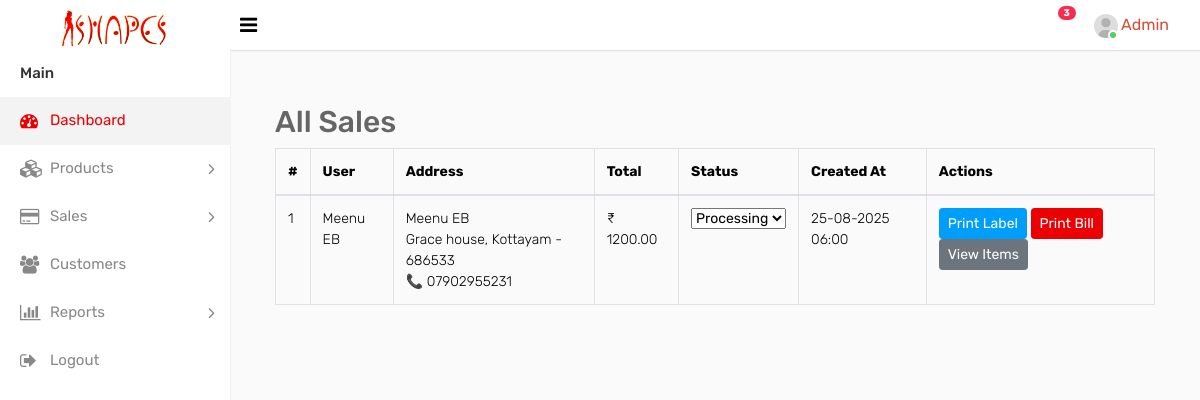
/sales/all/, run on the app's committed database.
### Shape_App/models.py (models this page shows, shortened)
class Order(models.Model):
    user = models.ForeignKey("tbl_Signup", on_delete=models.CASCADE, related_name="orders")
    address = models.ForeignKey(Address, on_delete=models.SET_NULL, null=True, blank=True)
    created_at = models.DateTimeField(auto_now_add=True)
    updated_at = models.DateTimeField(auto_now=True)
    razorpay_order_id = models.CharField(max_length=255, blank=True, null=True)
    razorpay_payment_id = models.CharField(max_length=255, blank=True, null=True)
    razorpay_signature = models.CharField(max_length=255, blank=True, null=True)
    status_choices = [
        ("Pending", "Pending"),
        ("Processing", "Processing"),
        ("Shipped", "Shipped"),
        ("Delivered", "Delivered"),
        ("Cancelled", "Cancelled"),
    ]
    status = models.CharField(max_length=20, choices=status_choices, default="Pending")
    total_price = models.DecimalField(max_digits=10, decimal_places=2, default=0)

class tbl_Signup(models.Model):
    fullname=models.CharField(max_length=100,null=True)
    email=models.EmailField(null=True)
    password=models.CharField(max_length=100,null=True)
    created_at = models.DateTimeField(auto_now_add=True)
    updated_at = models.DateTimeField(auto_now=True)

class Address(models.Model):
    user = models.ForeignKey("tbl_Signup", on_delete=models.CASCADE, related_name="addresses")
    full_name = models.CharField(max_length=200)
    phone = models.CharField(max_length=15)
    pincode = models.CharField(max_length=10)
    house_name = models.CharField(max_length=200)
    city = models.CharField(max_length=100)
    state = models.CharField(max_length=100)
    landmark = models.CharField(max_length=200, blank=True, null=True)
    is_default = models.BooleanField(default=False)

### Shape_App/views.py (the view)
# urls.py: path("sales/all/", views.all_sale, name="all_sale"),
def all_sale(request):
    orders = Order.objects.select_related("user", "address").prefetch_related("items__product")
    return render(request, "all_sale.html", {"orders": orders})

### templates/all_sale.html (shortened to what this page needs)
{% include 'navbar.html' %}
<div class="container mt-4">
    <h2>All Sales</h2>
    <table class="table table-bordered">
        <thead>
            <tr>
                <th>#</th>
                <th>User</th>
                <th>Address</th>
                <th>Total</th>
                <th>Status</th>
                <th>Created At</th>
                <th>Actions</th>
            </tr>
        </thead>
        <tbody>
            {% for order in orders %}
            <tr>
                <td>{{ order.id }}</td>
                <td>{{ order.user.fullname }}</td>
                <td>
                    {{ order.address.full_name }} <br>
                    {{ order.address.house_name }}, {{ order.address.city }} - {{ order.address.pincode }} <br>
                    📞 {{ order.address.phone }}
                </td>
                <td>₹ {{ order.total_price }}</td>
                <td>
                    <form method="post" action="{% url 'update_order_status' order.id %}">
                        <select name="status" class="form-select form-select-sm" onchange="this.form.submit()">
                            {% for value, label in order.status_choices %}
                                <option value="{{ value }}" {% if order.status == value %}selected{% endif %}>{{ label }}</option>
                            {% endfor %}
                        </select>
                    </form>
                </td>
                <td>{{ order.created_at|date:"d-m-Y H:i" }}</td>
                <td>
                    <a href="{% url 'print_label' order.id %}" class="btn btn-sm btn-info" target="_blank">Print Label</a>
                    <a href="{% url 'print_invoice' order.id %}" class="btn btn-sm btn-primary" target="_blank">Print Bill</a>
                    <button class="btn btn-sm btn-secondary" data-bs-toggle="modal" data-bs-target="#itemsModal{{ order.id }}">
                        View Items
                    </button>
                </td>
            </tr>
            {% empty %}
            <tr>
                <td colspan="7" class="text-center">No sales yet</td>
            </tr>
            {% endfor %}
        </tbody>
    </table>
</div>

### templates/navbar.html (style rules this page uses)
:root { --primary-color: #eb0004; }
.btn-primary { background-color: var(--primary-color) !important; border-color: var(--primary-color) !important; }

### data on the page
Order: id "1", user.fullname "Meenu EB", address.full_name "Meenu EB", address.house_name "Grace house", address.city "Kottayam", address.pincode "686533", address.phone "07902955231", total_price "1200.00", status "Processing", created_at "25-08-2025 06:00"
